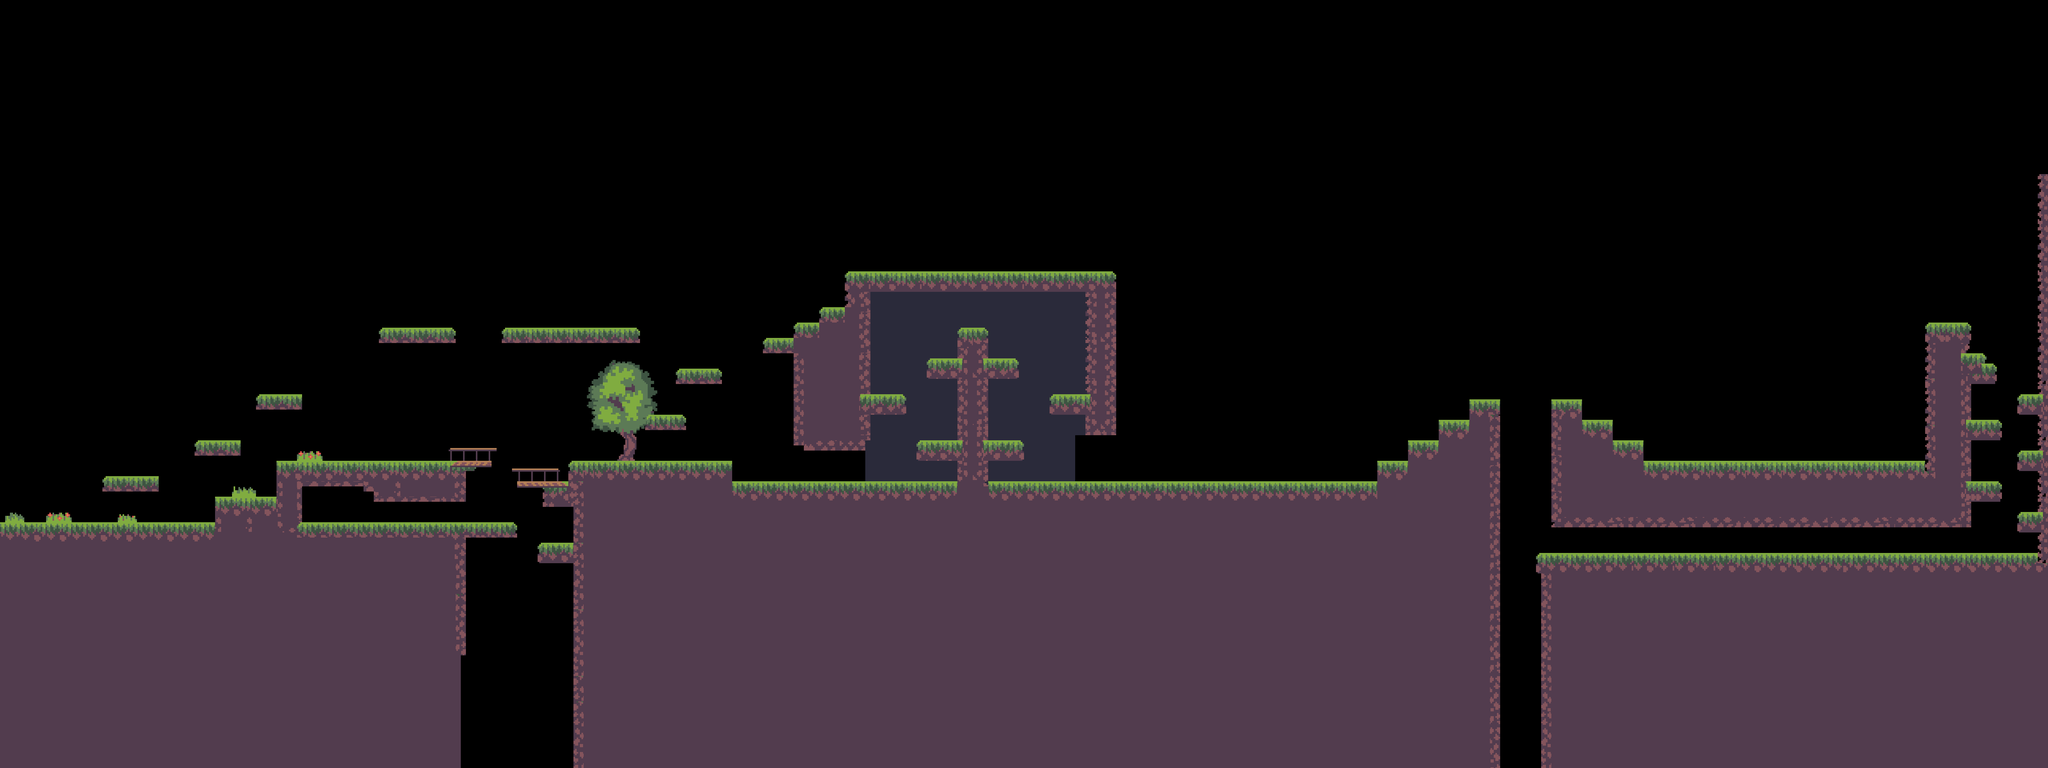

Below is a game level as drawn by its tile map, then a one-line description and the .tmx that defines it (tile-layer data replaced by summaries):
An orthogonal 400x150 tile map with 16x16 px tiles, 2 tile layers (BackGround, Collision).

<map version="1.2" tiledversion="1.2.4" orientation="orthogonal" renderorder="right-down" width="400" height="150" tilewidth="16" tileheight="16" infinite="0" nextlayerid="3" nextobjectid="1">
 <tileset firstgid="1" name="common" tilewidth="16" tileheight="16" tilecount="6400" columns="80">
  <image source="../img/TileSet.png" width="1280" height="1280" />
 </tileset>
 <layer id="2" name="BackGround" width="400" height="150">
  <data>[60000 cells, 20724 non-empty, 558 distinct tile ids]</data>
 </layer>
 <layer id="1" name="Collision" width="400" height="150">
  <data>[60000 cells, 4915 non-empty, 296 distinct tile ids]</data>
 </layer>
</map>
